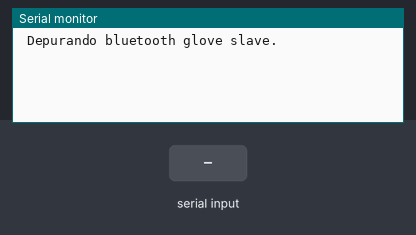
This sketch was run on a simulated Arduino Uno, built with avr-gcc and run on an emulated ATmega328P. Parts: the last lines printed to the serial monitor. Inputs (shaded band) come from the test bench.

Above: at 1.3 s.
1.4 s: "1" received over the second serial link
At 2.0 s:
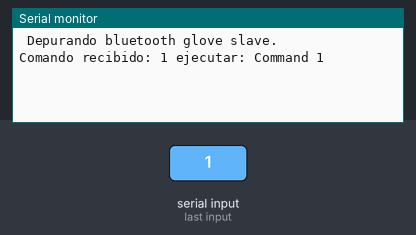
2.9 s: "0" received over the second serial link
At 3.2 s:
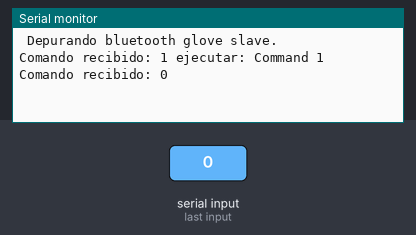
4.4 s: "2" received over the second serial link
At 5.6 s:
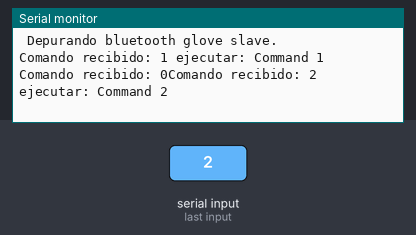

The sketch:

Glove-bluetooth-slave-test.ino
```cpp
// glove bluetooth slave receive test

#include <SoftwareSerial.h>   // Incluimos la librería  SoftwareSerial

SoftwareSerial BT_slave( 8, 9 );      // Definimos los pines RX y TX del Arduino conectados al Bluetooth

#define DEBUGER true
#define ARRAY_BT_COMMANDS 25

String old_cmd = "" ;
String new_cmd = "" ;
char cmd_rcv  ;
byte index ;

String bt_commands[ ARRAY_BT_COMMANDS ] = { "S", "f", "F", "b", "B", "r", "R", "l", "L", "q", "Q", "z", "Z", "e", "E", "c", "C", "u", "U", "d", "D", "1", "2", "3", "4" };
// String bt_response[ ARRAY_BT_COMMANDS ] = { "->S", "->f", "->F", "->b", "->B", "->r", "->R", "->l", "->L", "->q", "->Q", "->z", "->Z", "->e", "->E", "->c", "->C", "->u", "->U", "->d", "->D", "->1", "->2", "->3", "->4" };
String bt_response[ ARRAY_BT_COMMANDS ] = { "Stopping", "forward", "Fast forward", "backward", "Fast Backward", "rigth", "Fast Right", "left", "Fast Left", "Fordward left", "Fast Forward Left", "Backward left", "Fast Backward left", "Forward right", "Fast Forward right", "Backward right", "Fast Backward right", "up", "Fast Up", "down", " Fast Down", "Command 1", "Command 2", "Command 3", "Command 4" };

void setup() {
  // put your setup code here, to run once:

  BT_slave.begin( 38400 ) ;

  delay( 100 ) ;

  Serial.begin( 9600 );

  while (!Serial) {
    ;
  }

  Serial.println(" Depurando bluetooth glove slave.") ;

}

void loop() {
  // put your main code here, to run repeatedly:

  if ( BT_slave.available() > 0 ) {
    while ( BT_slave.available() > 0 ) {
      cmd_rcv = BT_slave.read();
    }

    if ( DEBUGER ) {
      Serial.print( "Comando recibido: " ) ;
      Serial.print( cmd_rcv ) ;
    }

    // received as char and transform to string for compare
    String cmd_str ;
    cmd_str = String( cmd_rcv ) ;
    // test the command and take the action
    boolean found = false ;
    for ( index = 0 ; index < ARRAY_BT_COMMANDS ; index++ ) {
      if ( bt_commands[ index ] == cmd_str ) {
        if ( DEBUGER ) {
          Serial.println( " ejecutar: " + bt_response[index] ) ;
        }
        found = true ;
        BT_slave.print( "OK" );   // send response to master
      }
    }

    // error de comando
    if ( !found ) {
      BT_slave.println( "ERROR" );   // send response to master
    }

  }

  delay( 100 ) ;
}
```

Measured:
- after the input at 1.4 s, the serial monitor: prints a new line at once (image 1)
- after the input at 2.9 s, the serial monitor: prints a new line at once (image 2)
- after the input at 4.4 s, the serial monitor: prints a new line at once (image 3)
